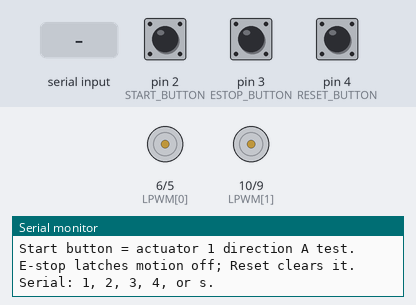
The sketch below on a simulated Arduino Uno, built with avr-gcc and run on an emulated ATmega328P. Shown: motor-driver pin pairs drawn as motors (green arrow = first pin HIGH = forward, orange = second pin HIGH = backward, longer = more drive), the last lines printed to the serial monitor. The test bench sets the inputs (shaded band); at power-on: pin 2 (START_BUTTON) HIGH, pin 3 (ESTOP_BUTTON) HIGH, pin 4 (RESET_BUTTON) HIGH.

Above: at 1.2 s.
1.3 s: pin 2 (START_BUTTON) pulled LOW for 0.15 s
At 2.1 s:
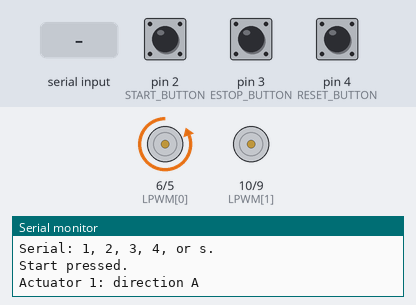
7.0 s: "2\n" received over Serial
At 7.8 s:
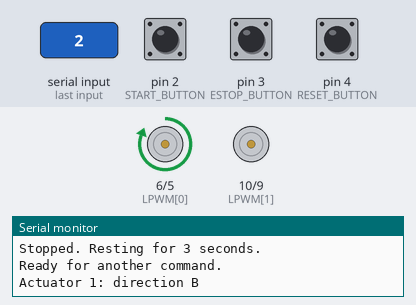
12.5 s: byte 51 ('3') received over Serial
At 13.2 s:
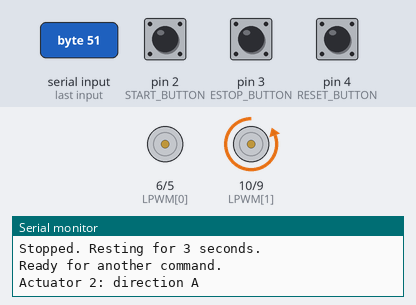
Timing chart, 0 to 15.5 s (numbered marks = the images above; inputs shaded):
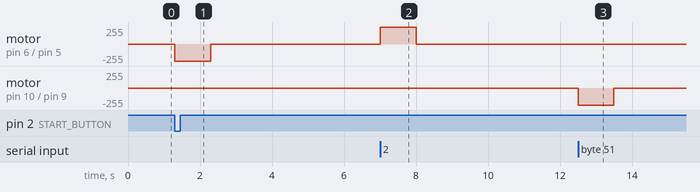

The sketch:

button_v1.ino
```cpp
// Two IBT-2 drivers + Start, E-stop, and Reset buttons
// Arduino Uno

const byte RPWM[2] = {5, 9};
const byte LPWM[2] = {6, 10};

const byte START_BUTTON = 2;
const byte ESTOP_BUTTON = 3;
const byte RESET_BUTTON = 4;

const unsigned long MOVE_MS = 1000;
const unsigned long REST_MS = 3000;

int activeMotor = -1;
unsigned long moveStarted = 0;
unsigned long stoppedAt = 0;

bool resting = false;
bool estopLatched = false;

bool lastStartState = HIGH;
bool lastResetState = HIGH;


void stopAll() {
  for (byte i = 0; i < 2; i++) {
    analogWrite(RPWM[i], 0);
    analogWrite(LPWM[i], 0);
  }

  if (activeMotor != -1) {
    stoppedAt = millis();
    resting = true;
  }

  activeMotor = -1;
}


void startMotor(byte motor, bool directionA) {
  // Make certain neither actuator has PWM before starting.
  for (byte i = 0; i < 2; i++) {
    analogWrite(RPWM[i], 0);
    analogWrite(LPWM[i], 0);
  }

  resting = false;
  moveStarted = millis();
  activeMotor = motor;

  if (directionA) {
    analogWrite(RPWM[motor], 255);
    analogWrite(LPWM[motor], 0);
  } else {
    analogWrite(RPWM[motor], 0);
    analogWrite(LPWM[motor], 255);
  }

  Serial.print("Actuator ");
  Serial.print(motor + 1);
  Serial.println(directionA ? ": direction A" : ": direction B");
}


void setup() {
  for (byte i = 0; i < 2; i++) {
    digitalWrite(RPWM[i], LOW);
    digitalWrite(LPWM[i], LOW);
    pinMode(RPWM[i], OUTPUT);
    pinMode(LPWM[i], OUTPUT);
  }

  pinMode(START_BUTTON, INPUT_PULLUP);
  pinMode(ESTOP_BUTTON, INPUT_PULLUP);
  pinMode(RESET_BUTTON, INPUT_PULLUP);

  stopAll();

  Serial.begin(9600);
  Serial.println("Ready.");
  Serial.println("Start button = actuator 1 direction A test.");
  Serial.println("E-stop latches motion off; Reset clears it.");
  Serial.println("Serial: 1, 2, 3, 4, or s.");
}


void loop() {
  unsigned long now = millis();

  // Physical/software E-stop input.
  if (digitalRead(ESTOP_BUTTON) == LOW) {
    if (!estopLatched) {
      Serial.println("E-STOP ACTIVE.");
    }
    stopAll();
    estopLatched = true;
  }

  // Reset only works after E-stop is released.
  bool resetState = digitalRead(RESET_BUTTON);

  if (lastResetState == HIGH && resetState == LOW) {
    if (digitalRead(ESTOP_BUTTON) == HIGH) {
      estopLatched = false;
      resting = false;
      Serial.println("E-stop cleared. Ready.");
    } else {
      Serial.println("Release E-stop before resetting.");
    }
  }
  lastResetState = resetState;

  // Block every motion command while stopped.
  if (estopLatched) {
    stopAll();
    return;
  }

  // Automatically stop after the movement duration.
  if (activeMotor != -1 && now - moveStarted >= MOVE_MS) {
    stopAll();
    Serial.println("Stopped. Resting for 3 seconds.");
  }

  if (resting && now - stoppedAt >= REST_MS) {
    resting = false;
    Serial.println("Ready for another command.");
  }

  // Start button: temporary one-actuator test.
  bool startState = digitalRead(START_BUTTON);

  if (lastStartState == HIGH && startState == LOW) {
    if (activeMotor == -1 && !resting) {
      Serial.println("Start pressed.");
      startMotor(0, true);
    } else {
      Serial.println("Wait until ready.");
    }
  }
  lastStartState = startState;

  // Retain Serial Monitor commands for individual testing.
  if (Serial.available() > 0) {
    char command = Serial.read();

    if (command == '\n' || command == '\r' || command == ' ') {
      return;
    }

    if (command == 's' || command == 'S') {
      stopAll();
      Serial.println("Stop command received.");
      return;
    }

    if (command < '1' || command > '4') {
      Serial.println("Use 1, 2, 3, 4, or s.");
      return;
    }

    if (activeMotor != -1 || resting) {
      Serial.println("Wait until ready; command ignored.");
      return;
    }

    switch (command) {
      case '1': startMotor(0, true);  break;
      case '2': startMotor(0, false); break;
      case '3': startMotor(1, true);  break;
      case '4': startMotor(1, false); break;
    }
  }
}
```

Measured:
- after the input at 1.3 s, motor on pin 6 (LPWM[0]) / pin 5 (RPWM[0]): stopped → backward 255/255 at once, → stopped 1.0 s later
- after the input at 7.0 s, motor on pin 6 (LPWM[0]) / pin 5 (RPWM[0]): stopped → forward 255/255 at once, → stopped 1.0 s later
- after the input at 12.5 s, motor on pin 10 (LPWM[1]) / pin 9 (RPWM[1]): stopped → backward 255/255 at once, → stopped 1.0 s later
